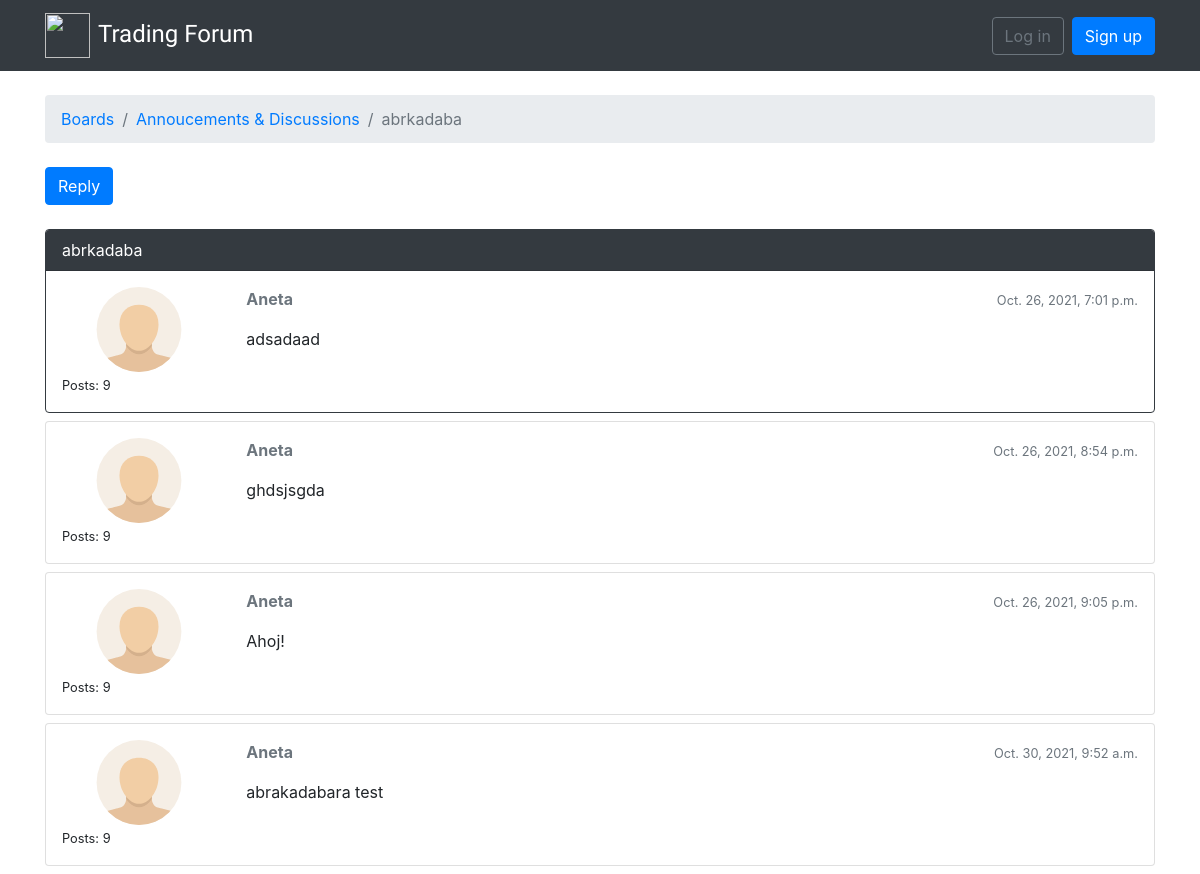
The app's page /boards/1/topics/8/ with its own data.
### boards/models.py (models this page shows, shortened)
class Topic(models.Model):
    subject = models.CharField(max_length=255)
    last_updated = models.DateTimeField(auto_now_add=True)
    board = models.ForeignKey(Board, related_name='topics', on_delete=models.CASCADE)
    starter = models.ForeignKey(User, related_name='topics', on_delete=models.CASCADE)
    views = models.PositiveIntegerField(default=0)

class Board(models.Model):
    name = models.CharField(max_length=30, unique=True)
    description = models.CharField(max_length=100)

class Post(models.Model):
    message = models.TextField(max_length=4000)
    topic = models.ForeignKey(Topic, related_name='posts', on_delete=models.CASCADE)
    created_at = models.DateTimeField(auto_now_add=True)
    updated_at = models.DateTimeField(null=True)
    created_by = models.ForeignKey(User, related_name='posts', on_delete=models.CASCADE)
    updated_by = models.ForeignKey(User, null=True, related_name='+', on_delete=models.CASCADE)

### boards/views.py (the view)
# urls.py: path("boards/<int:pk>/topics/<int:topic_pk>/", views.TopicPostView, name='topic_posts'),
def TopicPostView(request, pk, topic_pk):
    topic = get_object_or_404(Topic, board__pk=pk, pk=topic_pk)
    topic.views += 1
    topic.save()
    return render(request, 'topic_posts.html', {'topic': topic})

### templates/topic_posts.html (shortened to what this page needs)
{% extends 'base.html' %}
{% load static %}
{% block breadcrumb %}
  <li class="breadcrumb-item"><a href="{% url 'home' %}">Boards</a></li>
  <li class="breadcrumb-item"><a href="{% url 'topics' topic.board.pk %}">{{ topic.board.name }}</a></li>
  <li class="breadcrumb-item active">{{ topic.subject }}</li>
{% endblock %}
{% block content %}
  <div class="mb-4">
    <a href="{% url 'reply_topic' topic.board.pk topic.pk %}" class="btn btn-primary" role="button">Reply</a>
  </div>
  {% for post in topic.posts.all %}
    <div class="card mb-2 {% if forloop.first %}border-dark{% endif %}">
      {% if forloop.first %}
      <div class="card-header text-white bg-dark py-2 px-3">{{ topic.subject }}</div>
      {% endif %}
      <div class="card-body p-3">
        <div class="row">
          <div class="col-2">
            <img src="{% static 'img/avatar.svg' %}" alt="{{ post.created_by.username }}" class="w-100" width="85" height="85">
            <small>Posts: {{ post.created_by.posts.count }}</small>
          </div>
          <div class="col-10">
            <div class="row mb-3">
              <div class="col-6">
                <strong class="text-muted">{{ post.created_by.username }}</strong>
              </div>
              <div class="col-6 text-right">
                <small class="text-muted">{{ post.created_at }}</small>
              </div>
            </div>
            {{ post.message }}
          </div>
        </div>
      </div>
    </div>
  {% endfor %}
{% endblock %}

### records on screen
Topic: board.name "Annoucements & Discussions", subject "abrkadaba"
Post: created_by.posts.count "9", created_by.username "Aneta", created_at "Oct. 26, 2021, 7:01 p.m.", message "adsadaad"
Post: created_by.posts.count "9", created_by.username "Aneta", created_at "Oct. 26, 2021, 8:54 p.m.", message "ghdsjsgda"
Post: created_by.posts.count "9", created_by.username "Aneta", created_at "Oct. 26, 2021, 9:05 p.m.", message "Ahoj!"
Post: created_by.posts.count "9", created_by.username "Aneta", created_at "Oct. 30, 2021, 9:52 a.m.", message "abrakadabara test"
